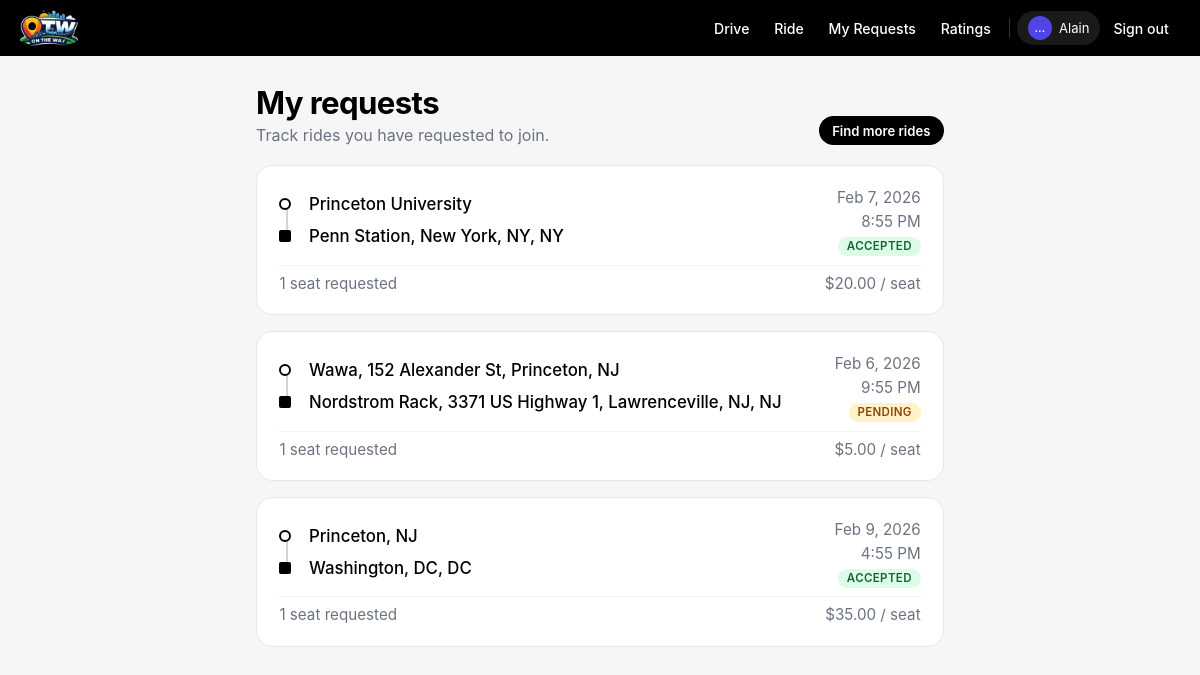
Page /rides/my-requests/ on the committed database.
### rides/models.py (models this page shows, shortened)
class RideRequest(models.Model):
    class Status(models.TextChoices):
        PENDING = "pending", "Pending"
        ACCEPTED = "accepted", "Accepted"
        REJECTED = "rejected", "Rejected"
        CANCELLED = "cancelled", "Cancelled"
    ride = models.ForeignKey(
        Ride,
        on_delete=models.CASCADE,
        related_name="requests",
    )
    rider = models.ForeignKey(
        settings.AUTH_USER_MODEL,
        on_delete=models.CASCADE,
        related_name="ride_requests",
    )
    seats_requested = models.PositiveSmallIntegerField(default=1)
    status = models.CharField(
        max_length=16, choices=Status.choices, default=Status.PENDING
    )
    created_at = models.DateTimeField(auto_now_add=True)
    updated_at = models.DateTimeField(auto_now=True)
    class Meta:
        unique_together = ("ride", "rider")

class Ride(models.Model):
    class Status(models.TextChoices):
        OPEN = "open", "Open"
        FULL = "full", "Full"
        COMPLETED = "completed", "Completed"
        CANCELLED = "cancelled", "Cancelled"
    driver = models.ForeignKey(
        settings.AUTH_USER_MODEL,
        on_delete=models.CASCADE,
        related_name="driven_rides",
    )
    origin = models.CharField(max_length=256)
    destination = models.CharField(max_length=256)
    destination_state = models.CharField(max_length=2, blank=True, default="")
    departure_time = models.DateTimeField()
    arrival_time_estimate = models.DateTimeField(blank=True, null=True)
    origin_lat = models.FloatField(blank=True, null=True)
    origin_lng = models.FloatField(blank=True, null=True)
    dest_lat = models.FloatField(blank=True, null=True)
    dest_lng = models.FloatField(blank=True, null=True)
    route_polyline = models.TextField(blank=True, default="")
    route_duration = models.IntegerField(blank=True, null=True)  # seconds
    max_detour_minutes = models.IntegerField(default=5)
    total_seats = models.PositiveSmallIntegerField()
    price_per_seat = models.DecimalField(
        max_digits=6, decimal_places=2, blank=True, null=True
    )
    notes = models.TextField(blank=True)
    status = models.CharField(
        max_length=16, choices=Status.choices, default=Status.OPEN
    )
    created_at = models.DateTimeField(auto_now_add=True)
    updated_at = models.DateTimeField(auto_now=True)

### rides/views.py (the view)
# urls.py: path("my-requests/", views.my_requests, name="my_requests"),
@login_required
def my_requests(request):
    requests_qs = (
        RideRequest.objects.filter(rider=request.user)
        .select_related("ride", "ride__driver")
        .order_by("-created_at")
    )
    return render(request, "my_requests.html", {"requests": requests_qs})

### rides/templates/my_requests.html
{% extends "base.html" %}
{% load profile_tags %}
{% block content %}
<div class="requests-page">
<div class="page-header">
  <div>
    <h1 class="page-title">My requests</h1>
    <p class="page-subtitle">Track rides you have requested to join.</p>
  </div>
  <div>
    <a href="{% url 'rides:rider_search' %}" class="btn-primary btn-sm">Find more rides</a>
  </div>
</div>
{% if requests %}
<div class="card-list">
  {% for req in requests %}
      <a href="{% url 'rides:request_detail' req_pk=req.pk %}" class="ride-card">
        <div class="ride-main">
          <div class="ride-route">
            <div class="route-point">
              <span class="route-dot"></span>
              <span class="route-value">{{ req.ride.origin }}</span>
            </div>
            <div class="route-point">
              <span class="route-dot end"></span>
              <span class="route-value">{{ req.ride.destination }}{% if req.ride.destination_state %}, {{ req.ride.destination_state }}{% endif %}</span>
            </div>
          </div>
          <div class="ride-meta">
            <span>{{ req.ride.departure_time|date:"M j, Y" }}</span>
            <span>{{ req.ride.departure_time|time:"g:i A" }}</span>
            <span class="badge badge-{{ req.status }}">{{ req.get_status_display }}</span>
          </div>
        </div>
        <div class="ride-secondary">
          <span>{{ req.seats_requested }} seat{{ req.seats_requested|pluralize }} requested</span>
          {% if req.ride.price_per_seat %}
            <span>${{ req.ride.price_per_seat }} / seat</span>
          {% else %}
            <span>Free ride</span>
          {% endif %}
        </div>
      </a>
  {% endfor %}
</div>
{% else %}
<div class="empty-state">
    <h2>No requests yet</h2>
    <p>Search for rides and request a seat to get started.</p>
    <a href="{% url 'rides:rider_search' %}" class="btn-primary">Find a ride</a>
</div>
{% endif %}
</div>
{% endblock %}

### templates/base.html (shortened to what this page needs)
{% load static %}
<!DOCTYPE html>
<html lang="en">
  <head>
    <link rel="stylesheet" href="{% static 'styles.css' %}">
    <link rel="stylesheet" href="https://unpkg.com/leaflet@1.9.4/dist/leaflet.css" />
    <link rel="stylesheet" href="https://cdn.jsdelivr.net/npm/flatpickr/dist/flatpickr.min.css" />
  </head>
  <body>
    <div class="app-shell">
      <header class="app-header">
        <div class="app-header-left">
          <img src="{% static 'OTWlogo.jpg' %}" alt="OnTheWay" class="logo" />
        </div>
        <div class="app-header-right">
          {% if user.is_authenticated %}
            <a href="{% url 'rides:index' %}" class="nav-link">Drive</a>
            <a href="{% url 'rides:rider_search' %}" class="nav-link">Ride</a>
            <a href="{% url 'rides:my_requests' %}" class="nav-link">My Requests</a>
            <a href="{% url 'rides:ratings' %}" class="nav-link">Ratings</a>
            <a href="{% url 'rides:my_profile' %}" class="user-pill">
              <span class="user-avatar">{{ user.first_name|default:user.username|truncatechars:1 }}</span>
              <span>{{ user.first_name|default:user.username }}</span>
            </a>
            <a href="{% url 'logout' %}" class="nav-link">Sign out</a>
          {% else %}
            <a href="{% url 'login' %}" class="nav-link">Sign in</a>
            <a href="{% url 'signup' %}" class="nav-link" style="background:rgba(255,255,255,.15);">Sign up</a>
          {% endif %}
        </div>
      </header>
      <main class="app-main">
        {% block content %}
        {% endblock %}
      </main>
    </div>
  </body>
</html>

### rows in the picture
RideRequest: ride.origin "Princeton University", ride.destination "Penn Station, New York, NY", ride.destination_state "NY", ride.departure_time "Feb 7, 2026", ride.departure_time "8:55 PM", status "ACCEPTED", seats_requested "1", ride.price_per_seat "20.00"
RideRequest: ride.origin "Wawa, 152 Alexander St, Princeton, NJ", ride.destination "Nordstrom Rack, 3371 US Highway 1, Lawrenceville, NJ", ride.destination_state "NJ", ride.departure_time "Feb 6, 2026", ride.departure_time "9:55 PM", status "PENDING", seats_requested "1", ride.price_per_seat "5.00"
RideRequest: ride.origin "Princeton, NJ", ride.destination "Washington, DC", ride.destination_state "DC", ride.departure_time "Feb 9, 2026", ride.departure_time "4:55 PM", status "ACCEPTED", seats_requested "1", ride.price_per_seat "35.00"

### other values in the picture
{{ user.first_name|default:user.username|truncatechars:1 }} "…"
{{ user.first_name|default:user.username }} "Alain"
